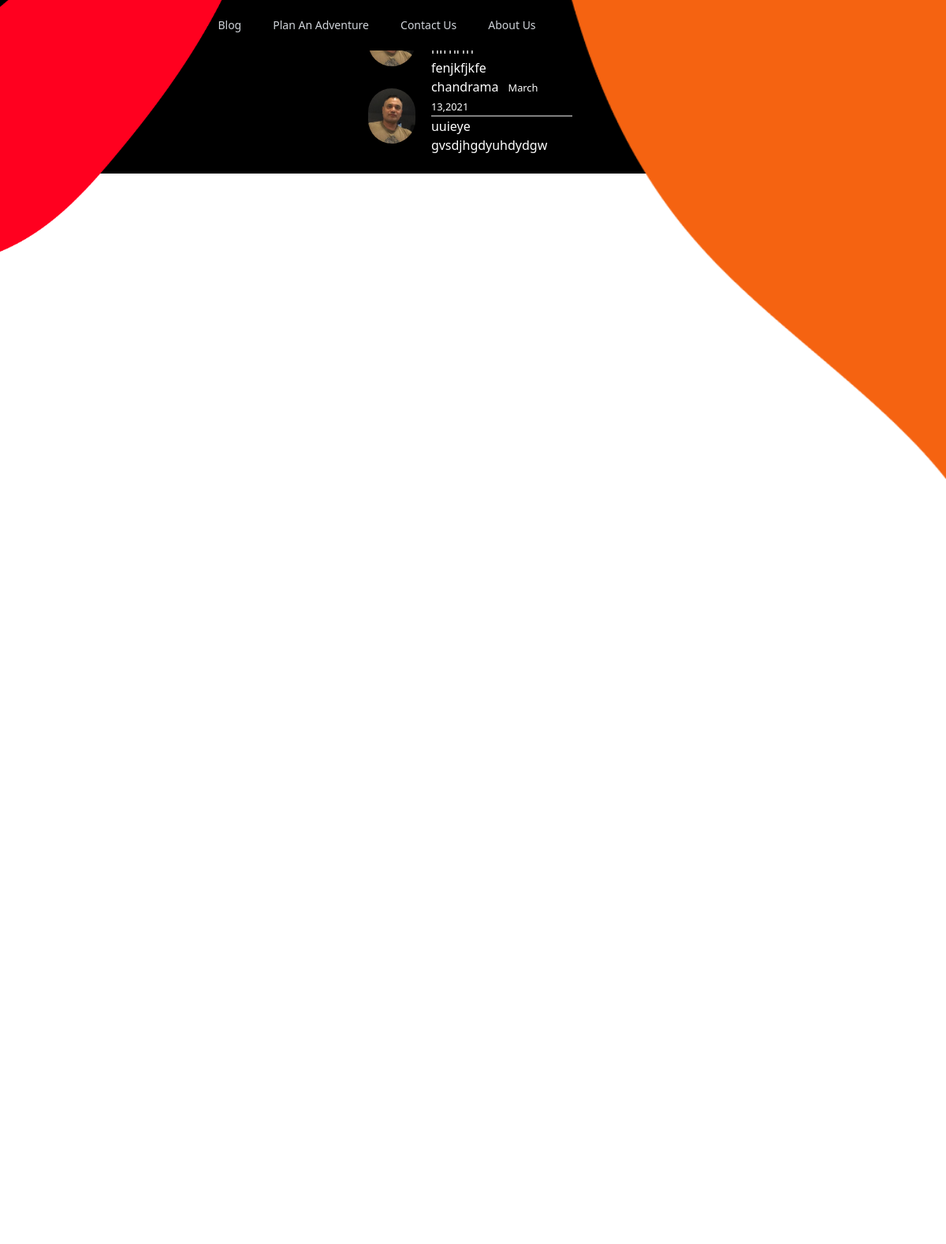
Page /blog on the committed database.
### yaatri/models.py (models this page shows, shortened)
class Post(models.Model):
    title=models.CharField(max_length=100)
    content=models.TextField()
    date_posted=models.DateTimeField(default=timezone.now)
    author=models.ForeignKey(User,on_delete=models.CASCADE)

### yaatri/views.py (the view)
# urls.py: path('blog', PostListView.as_view(),name='blog')
class PostListView(ListView):
    model=Post
    template_name = 'yaatri/blog.html'
    context_object_name = 'posts'
    ordering=['-date_posted']
    paginate_by=2

### yaatri/templates/yaatri/blog.html (shortened to what this page needs)
{% include 'yaatri/base.html' %}
{% block css %}
<link rel="stylesheet" href="/static/css/blog.css">
{% endblock css %}
{% block blog %}
<img width="500"  class="m-0 absolute top-0 left-0 " src="/static/image/red.png" alt="">
<img width="500"  class="m-0 absolute top-0 right-0" src="/static/image/orange.png" alt="">
<div class="bg-black w-screen h-full text-white   ">
    {% for post in posts %}
     <article class="flex flex-row items-center justify-center mt-0" >
         <div>
         </div>
          <div class="sub-subcont">
            <div class=" underline" >
              <a class="mr-2" href="{% url 'user-posts' post.author.username %}">{{ post.author }}</a>
              <small class="text-muted ">{{ post.date_posted|date:"F d,Y" }}</small>
            </div>
            <h2><a  href="{% url 'post-detail' post.id %}">{{ post.title }}</a></h2>
            <p >{{ post.content }}</p>
          </div>
     </article>
    {% endfor %}
    {% if is_paginated %}
        {% for num in page_obj.paginator.page_range %}
            {% if page_obj.number == num %}
                <a href="?page={{num}}">{{ num }}</a>
            {% endif %}
        {% endfor %}
        {% if page_obj.has_next %}
            <a href="?page={{ page_obj.next_page_number }}">Next</a>
            <a href="?page={{ page_obj.paginator.num_pages }}">Last</a>
        {% endif %}
    {% endif %}
</div>
{% endblock blog %}

### static/css/blog.css (style rules this page uses)
.underline { text-decoration:none; display:inline-block; width:96%; border-bottom:2px solid grey; }
.sub-subcont { padding-left:20px; }

### yaatri/templates/yaatri/base.html (style rules this page uses)
body { overflow-x:hidden !important }

### rows in the picture
Post: content "fenjkfjkfe"
Post: author "chandrama", date_posted "March 13,2021", title "uuieye", content "gvsdjhgdyuhdydgw"
